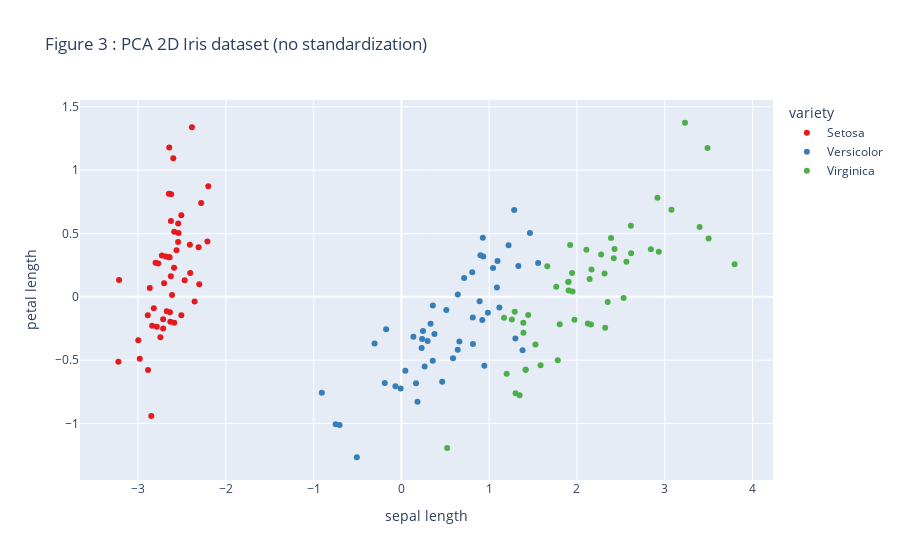

The notebook cell saved with this chart:
### Code cell
# Create a 2D scatter plot using Plotly for PCA without standardization (version 1)
fig = px.scatter(
    pca_df_2d_unscaled, 
    x='PC1', 
    y='PC2',
    color='variety',  # Use the original variety for colors
    title='Figure 3 : PCA 2D Iris dataset (no standardization)',
    labels={'PC1': 'sepal length', 'PC2': 'petal length'},
    color_discrete_sequence=px.colors.qualitative.Set1  # Use a qualitative color scale
)

fig.write_html('Figure3_PCA_2D_iris_dataset_(with_plotly_no_standardization).html')


# Show the plot
fig.show()

### Figure 1 — Plotly figure (JSON) as saved in the notebook; plotly's stock layout.template omitted (floating-point values rounded to 4 significant figures)
{"data": [{"hovertemplate": "variety=Setosa<br>sepal length=%{x}<br>petal length=%{y}<extra></extra>", "legendgroup": "Setosa", "marker": {"color": "rgb(228,26,28)", "symbol": "circle"}, "mode": "markers", "name": "Setosa", "orientation": "v", "showlegend": true, "type": "scatter", "x": [-2.684, -2.714, -2.889, -2.745, -2.729, -2.281, -2.821, -2.626, -2.886, -2.673, -2.507, -2.613, -2.786, -3.224, -2.645, -2.386, -2.624, -2.648, -2.2, -2.588, -2.31, -2.544, -3.216, -2.303, -2.356, -2.507, -2.469, -2.562, -2.64, -2.632, -2.587, -2.41, -2.649, -2.599, -2.637, -2.866, -2.625, -2.801, -2.981, -2.59, -2.77, -2.849, -2.997, -2.406, -2.209, -2.714, -2.538, -2.839, -2.543, -2.703], "xaxis": "x", "y": [0.3194, -0.177, -0.1449, -0.3183, 0.3268, 0.7413, -0.08946, 0.1634, -0.5783, -0.1138, 0.6451, 0.01473, -0.2351, -0.5114, 1.179, 1.338, 0.8107, 0.3118, 0.8728, 0.5136, 0.3913, 0.433, 0.1335, 0.09871, -0.03728, -0.146, 0.131, 0.3677, 0.312, -0.197, -0.2043, 0.4109, 0.8134, 1.093, -0.1213, 0.06936, 0.5994, 0.2686, -0.488, 0.229, 0.2635, -0.941, -0.3419, 0.1889, 0.4367, -0.2502, 0.5038, -0.2279, 0.5794, 0.1077], "yaxis": "y"}, {"hovertemplate": "variety=Versicolor<br>sepal length=%{x}<br>petal length=%{y}<extra></extra>", "legendgroup": "Versicolor", "marker": {"color": "rgb(55,126,184)", "symbol": "circle"}, "mode": "markers", "name": "Versicolor", "orientation": "v", "showlegend": true, "type": "scatter", "x": [1.285, 0.9325, 1.464, 0.1833, 1.088, 0.6417, 1.095, -0.7491, 1.044, -0.008745, -0.5078, 0.5117, 0.265, 0.9849, -0.1739, 0.9279, 0.6603, 0.2361, 0.9447, 0.04523, 1.116, 0.3579, 1.298, 0.9217, 0.7149, 0.9002, 1.332, 1.558, 0.8133, -0.3056, -0.06813, -0.1896, 0.1364, 1.38, 0.588, 0.8069, 1.221, 0.8151, 0.246, 0.1664, 0.4648, 0.8908, 0.2305, -0.7045, 0.357, 0.3319, 0.3762, 0.6426, -0.9065, 0.299], "xaxis": "x", "y": [0.6852, 0.3183, 0.5043, -0.828, 0.07459, -0.4182, 0.2835, -1.005, 0.2284, -0.7231, -1.266, -0.104, -0.55, -0.1248, -0.2549, 0.4672, -0.353, -0.3336, -0.5431, -0.5838, -0.08462, -0.06893, -0.3278, -0.1827, 0.1491, 0.3285, 0.2444, 0.2675, -0.1634, -0.3683, -0.7052, -0.6803, -0.314, -0.421, -0.4843, 0.1942, 0.4076, -0.372, -0.2685, -0.6819, -0.6707, -0.03446, -0.4044, -1.012, -0.5049, -0.2127, -0.2932, 0.01774, -0.7561, -0.3489], "yaxis": "y"}, {"hovertemplate": "variety=Virginica<br>sepal length=%{x}<br>petal length=%{y}<extra></extra>", "legendgroup": "Virginica", "marker": {"color": "rgb(77,175,74)", "symbol": "circle"}, "mode": "markers", "name": "Virginica", "orientation": "v", "showlegend": true, "type": "scatter", "x": [2.531, 1.415, 2.617, 1.972, 2.35, 3.397, 0.5212, 2.933, 2.321, 2.917, 1.662, 1.803, 2.166, 1.346, 1.586, 1.904, 1.95, 3.487, 3.796, 1.301, 2.428, 1.199, 3.5, 1.389, 2.275, 2.614, 1.259, 1.291, 2.124, 2.388, 2.842, 3.231, 2.159, 1.444, 1.781, 3.076, 2.144, 1.905, 1.169, 2.108, 2.314, 1.922, 1.415, 2.563, 2.419, 1.944, 1.527, 1.764, 1.901, 1.39], "xaxis": "x", "y": [-0.009849, -0.5749, 0.3439, -0.1797, -0.04026, 0.5508, -1.193, 0.3555, -0.2438, 0.7828, 0.2422, -0.2156, 0.2163, -0.7768, -0.5396, 0.1193, 0.04194, 1.176, 0.2573, -0.7611, 0.3782, -0.6061, 0.4607, -0.2044, 0.335, 0.5609, -0.1797, -0.1167, -0.2097, 0.4646, 0.3753, 1.374, -0.2173, -0.1434, -0.4999, 0.6881, 0.1401, 0.0493, -0.165, 0.3723, 0.1837, 0.4092, -0.5749, 0.2779, 0.3048, 0.1875, -0.3753, 0.07886, 0.1166, -0.2827], "yaxis": "y"}], "layout": {"legend": {"title": {"text": "variety"}, "tracegroupgap": 0}, "title": {"text": "Figure 3 : PCA 2D Iris dataset (no standardization)"}, "xaxis": {"anchor": "y", "domain": [0, 1], "title": {"text": "sepal length"}}, "yaxis": {"anchor": "x", "domain": [0, 1], "title": {"text": "petal length"}}}}
